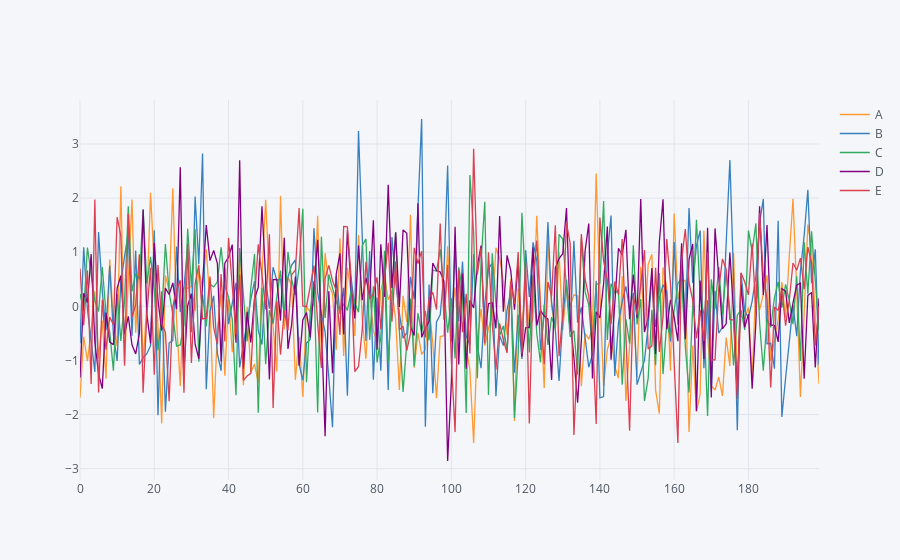

The notebook cell saved with this chart:
### Code cell
#To convert this simple plot into plotly interactive plot
df1.iplot()

### Figure 1 — Plotly figure (JSON) as saved in the notebook; plotly's stock layout.template omitted (floating-point values rounded to 4 significant figures; data arrays with more than 128 entries replaced by an {"elided": "..."} marker saying what was removed)
{"data": [{"line": {"color": "rgba(255, 153, 51, 1.0)", "dash": "solid", "width": 1.3}, "mode": "lines", "name": "A", "text": "", "type": "scatter", "x": {"elided": "200 int values"}, "y": {"elided": "200 float values"}}, {"line": {"color": "rgba(55, 128, 191, 1.0)", "dash": "solid", "width": 1.3}, "mode": "lines", "name": "B", "text": "", "type": "scatter", "x": {"elided": "200 int values"}, "y": {"elided": "200 float values"}}, {"line": {"color": "rgba(50, 171, 96, 1.0)", "dash": "solid", "width": 1.3}, "mode": "lines", "name": "C", "text": "", "type": "scatter", "x": {"elided": "200 int values"}, "y": {"elided": "200 float values"}}, {"line": {"color": "rgba(128, 0, 128, 1.0)", "dash": "solid", "width": 1.3}, "mode": "lines", "name": "D", "text": "", "type": "scatter", "x": {"elided": "200 int values"}, "y": {"elided": "200 float values"}}, {"line": {"color": "rgba(219, 64, 82, 1.0)", "dash": "solid", "width": 1.3}, "mode": "lines", "name": "E", "text": "", "type": "scatter", "x": {"elided": "200 int values"}, "y": {"elided": "200 float values"}}], "layout": {"legend": {"bgcolor": "#F5F6F9", "font": {"color": "#4D5663"}}, "paper_bgcolor": "#F5F6F9", "plot_bgcolor": "#F5F6F9", "titlefont": {"color": "#4D5663"}, "xaxis1": {"gridcolor": "#E1E5ED", "showgrid": true, "tickfont": {"color": "#4D5663"}, "title": "", "titlefont": {"color": "#4D5663"}, "zerolinecolor": "#E1E5ED"}, "yaxis1": {"gridcolor": "#E1E5ED", "showgrid": true, "tickfont": {"color": "#4D5663"}, "title": "", "titlefont": {"color": "#4D5663"}, "zerolinecolor": "#E1E5ED"}}}
